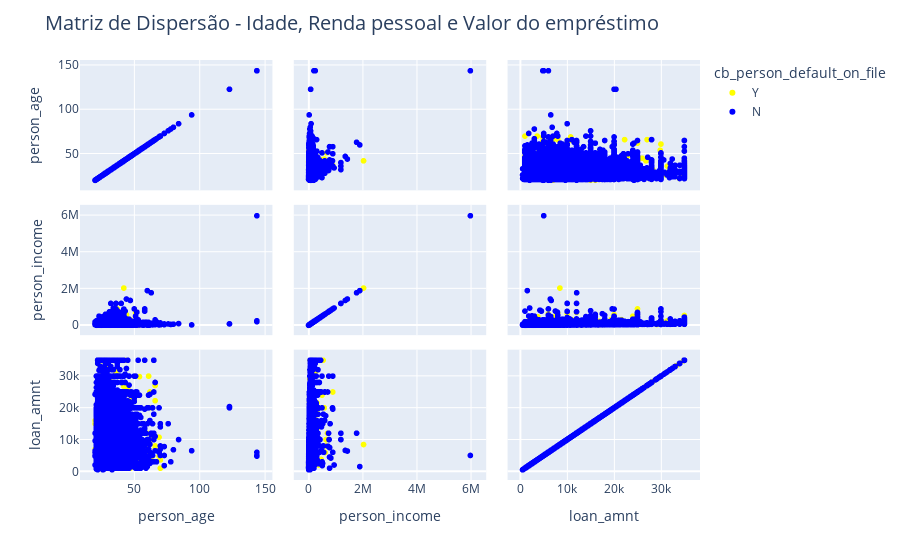

Here is the notebook cell this chart was saved with:
### Markdown cell above
#### Visualização da idade, renda pessoal e valor do empréstimo em uma matriz de gráfico de dispersão

### Code cell
grafico = px.scatter_matrix(df_2, dimensions=["person_age", "person_income", "loan_amnt"], color="cb_person_default_on_file", color_discrete_sequence=["yellow", "blue"])

# Descrição
grafico.update_layout(
    title="Matriz de Dispersão - Idade, Renda pessoal e Valor do empréstimo",
    title_font_size=20
)

grafico.show()

### Figure 1 — Plotly figure (JSON) as saved in the notebook; plotly's stock layout.template omitted (floating-point values rounded to 4 significant figures; data arrays with more than 128 entries replaced by an {"elided": "..."} marker saying what was removed)
{"data": [{"dimensions": [{"axis": {"matches": true}, "label": "person_age", "values": {"elided": "5745 int values"}}, {"axis": {"matches": true}, "label": "person_income", "values": {"elided": "5745 int values"}}, {"axis": {"matches": true}, "label": "loan_amnt", "values": {"elided": "5745 int values"}}], "hovertemplate": "cb_person_default_on_file=Y<br>%{xaxis.title.text}=%{x}<br>%{yaxis.title.text}=%{y}<extra></extra>", "legendgroup": "Y", "marker": {"color": "yellow", "symbol": "circle"}, "name": "Y", "showlegend": true, "type": "splom"}, {"dimensions": [{"axis": {"matches": true}, "label": "person_age", "values": {"elided": "26836 int values"}}, {"axis": {"matches": true}, "label": "person_income", "values": {"elided": "26836 int values"}}, {"axis": {"matches": true}, "label": "loan_amnt", "values": {"elided": "26836 int values"}}], "hovertemplate": "cb_person_default_on_file=N<br>%{xaxis.title.text}=%{x}<br>%{yaxis.title.text}=%{y}<extra></extra>", "legendgroup": "N", "marker": {"color": "blue", "symbol": "circle"}, "name": "N", "showlegend": true, "type": "splom"}], "layout": {"dragmode": "select", "legend": {"title": {"text": "cb_person_default_on_file"}, "tracegroupgap": 0}, "margin": {"t": 60}, "title": {"font": {"size": 20}, "text": "Matriz de Dispersão - Idade, Renda pessoal e Valor do empréstimo"}}}
